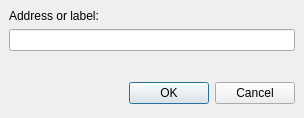
<?xml version="1.0" encoding="UTF-8"?>
<ui version="4.0">
 <class>GotoDialog</class>
 <widget class="QDialog" name="GotoDialog">
  <property name="geometry">
   <rect>
    <x>0</x>
    <y>0</y>
    <width>304</width>
    <height>118</height>
   </rect>
  </property>
  <property name="sizePolicy">
   <sizepolicy hsizetype="Preferred" vsizetype="Fixed">
    <horstretch>0</horstretch>
    <verstretch>0</verstretch>
   </sizepolicy>
  </property>
  <property name="windowTitle">
   <string>Go to address</string>
  </property>
  <layout class="QVBoxLayout">
   <property name="spacing">
    <number>6</number>
   </property>
   <property name="margin">
    <number>9</number>
   </property>
   <item>
    <layout class="QVBoxLayout">
     <property name="spacing">
      <number>6</number>
     </property>
     <property name="margin">
      <number>0</number>
     </property>
     <item>
      <widget class="QLabel" name="label">
       <property name="sizePolicy">
        <sizepolicy hsizetype="Preferred" vsizetype="Fixed">
         <horstretch>0</horstretch>
         <verstretch>0</verstretch>
        </sizepolicy>
       </property>
       <property name="text">
        <string>Address or label:</string>
       </property>
      </widget>
     </item>
     <item>
      <widget class="QLineEdit" name="edtAddress"/>
     </item>
    </layout>
   </item>
   <item>
    <spacer>
     <property name="orientation">
      <enum>Qt::Vertical</enum>
     </property>
     <property name="sizeHint" stdset="0">
      <size>
       <width>20</width>
       <height>5</height>
      </size>
     </property>
    </spacer>
   </item>
   <item>
    <layout class="QHBoxLayout">
     <property name="spacing">
      <number>6</number>
     </property>
     <property name="margin">
      <number>0</number>
     </property>
     <item>
      <spacer>
       <property name="orientation">
        <enum>Qt::Horizontal</enum>
       </property>
       <property name="sizeHint" stdset="0">
        <size>
         <width>131</width>
         <height>31</height>
        </size>
       </property>
      </spacer>
     </item>
     <item>
      <widget class="QPushButton" name="okButton">
       <property name="text">
        <string>OK</string>
       </property>
      </widget>
     </item>
     <item>
      <widget class="QPushButton" name="cancelButton">
       <property name="text">
        <string>Cancel</string>
       </property>
      </widget>
     </item>
    </layout>
   </item>
  </layout>
 </widget>
 <resources/>
 <connections>
  <connection>
   <sender>okButton</sender>
   <signal>clicked()</signal>
   <receiver>GotoDialog</receiver>
   <slot>accept()</slot>
   <hints>
    <hint type="sourcelabel">
     <x>278</x>
     <y>253</y>
    </hint>
    <hint type="destinationlabel">
     <x>96</x>
     <y>254</y>
    </hint>
   </hints>
  </connection>
  <connection>
   <sender>cancelButton</sender>
   <signal>clicked()</signal>
   <receiver>GotoDialog</receiver>
   <slot>reject()</slot>
   <hints>
    <hint type="sourcelabel">
     <x>369</x>
     <y>253</y>
    </hint>
    <hint type="destinationlabel">
     <x>179</x>
     <y>282</y>
    </hint>
   </hints>
  </connection>
 </connections>
</ui>
